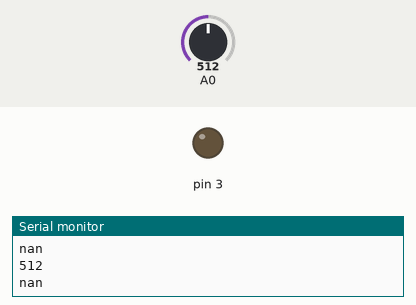
Bench run of a sketch on a simulated Arduino Uno, built with avr-gcc and run on an emulated ATmega328P. On the bench: output pins drawn as LEDs (lit = HIGH), the last lines printed to the serial monitor. The test bench sets the inputs (shaded band); at power-on: A0 = 512.

Above: at 1.8 s.
1.9 s: A0 set to 522
At 3.1 s:
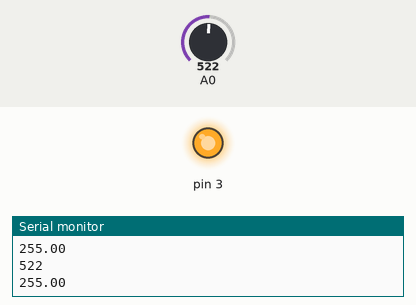
3.5 s: A0 set to 511
At 4.7 s:
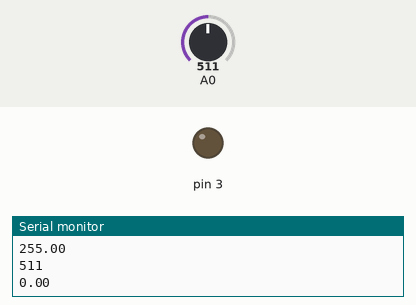
5.5 s: A0 set to 716
At 6.3 s:
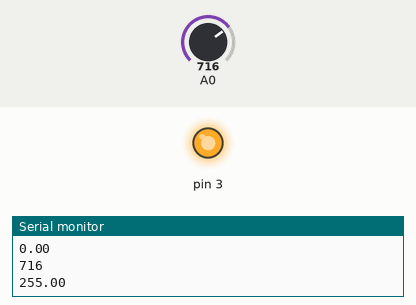
Timing chart, 0 to 8.5 s (numbered marks = the images above; inputs shaded):
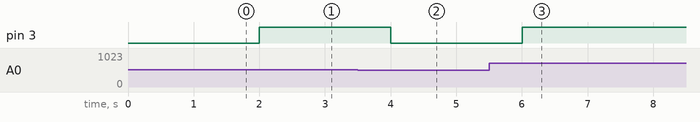

Measured:
- the behaviour switches between 512 and 513 on A0 (found by bisection; images 0 and 1)
- after the input at 1.9 s, pin 3: LOW → HIGH after 0.10 s
- after the input at 3.5 s, pin 3: HIGH → LOW after 0.50 s
- after the input at 5.5 s, pin 3: LOW → HIGH after 0.50 s

The sketch:

Lightsensor.ino
```cpp
int sensorValue;
int sensorLow=1023;
int sensorHigh=0;


void setup()
{
  Serial.begin(9600);
  pinMode(3,OUTPUT);
  pinMode(A0,INPUT);


}

void loop()
{
 sensorValue= analogRead(A0);
  if (sensorValue > sensorHigh) {
 sensorHigh = sensorValue;
 }
 if (sensorValue < sensorLow) {
 sensorLow = sensorValue;
 }
  float ledValue= (sensorValue-sensorLow)*255./(sensorHigh-sensorLow);
  analogWrite(3,ledValue);
  Serial.println(sensorValue);
  Serial.println(ledValue);
  delay(1000);
}
```
